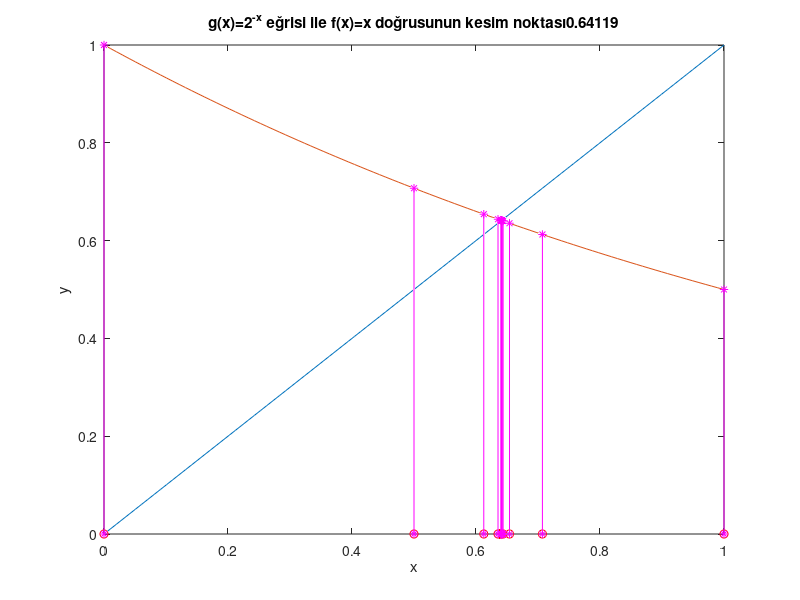

The MATLAB script that drew this image:
function fixed_point
clc; clear all; close all;
xx=linspace (0,1,100);
gx=2.^(-xx); %her iterasyonda yerine koyar. 
x0=0;
plot(x0,0,'or');
hold on;
x1=2^(-x0);
plot(x1,0,'or');
line( [x0 x0], [0, x1], [1 1], 'Marker', '*','LineStyle', '-','Color', 'm');
hold on;
it=1;
while abs(x1-x0)>eps %en küçük iki sayı arasındaki farktır.
    x0=x1;
    x1=2^(-x0);
    plot (x1,0,'or');
    line([x0 x0],[0, x1],[1 1], 'Marker','*','LineStyle','-','Color','m');
    hold on;
    it=it+1;
end
plot (xx,xx,xx,gx);
xlabel('x');
ylabel('y');
title(['g(x)=2^{-x} eğrisi ile f(x)=x doğrusunun kesim noktası' num2str(x1)])
fprintf('g(x)=2^{-x} eğrisi ile f(x)=x doğrusunun kesim noktası %6.4f dir ve iterasyon sayısı %6.4f dir',x1,it)
save('fixed_point.mat','it','x1','x0')